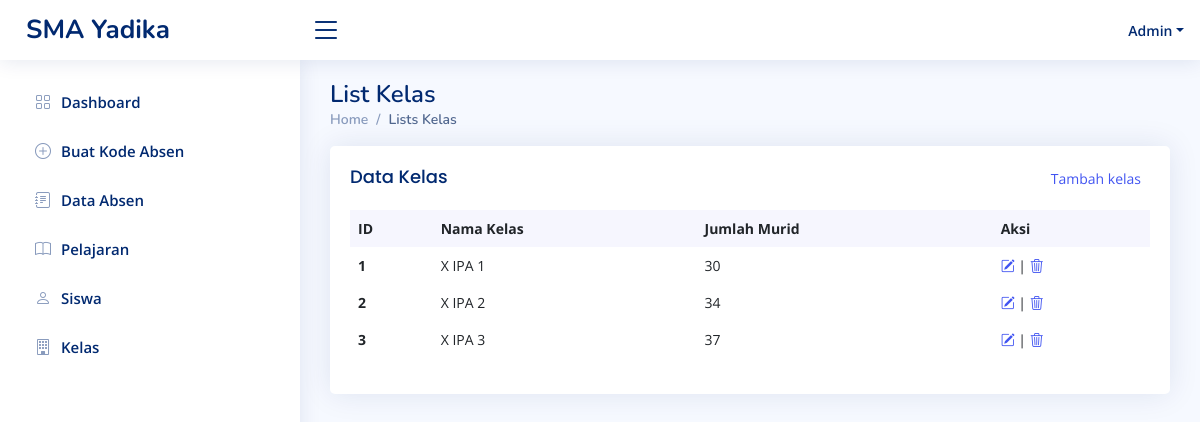
Page /index.php/admin/view_kelas on the committed database.
### tables this page shows
CREATE TABLE `kelas` (
  `id_kelas` int(255) NOT NULL,
  `nama_kelas` varchar(255) NOT NULL,
  `jumlah_murid` int(255) NOT NULL
);

### application/controllers/Admin.php (called while the page is built, shortened)
<?php
class Admin extends CI_Controller {
	public function __construct()
	{
		$this->load->model('akun_model');
		$this->load->model('crud_model');
	}
	public function view_kelas()
	{
		$data['array_kelas'] = $this->crud_model->mengambil_data('kelas');
		$this->load->view('admin_view_kelas',$data);
	}
}

### index.php (called while the page is built, shortened)
<?php
require_once BASEPATH.'core/CodeIgniter.php';

### application/models/Crud_model.php (called while the page is built, shortened)
<?php
class Crud_model extends CI_Model{
	public function mengambil_data($nama_tabel)
	{
		$this->db->select('*');
		$this->db->from($nama_tabel);
		$query = $this->db->get();
		return $query->result();
	}
}

### application/views/admin_view_kelas.php (the view, shortened to what this page needs)
<!DOCTYPE html>
<html lang="en">
<head>
  <link href="<?=base_url()?>css/bootstrap.min.css" rel="stylesheet">
  <link href="<?=base_url()?>css/niceadmin.css" rel="stylesheet">
  <link href="<?=base_url()?>css/bootstrap-icons/bootstrap-icons.css" rel="stylesheet">
  <link href="<?=base_url()?>css/boxicons/css/boxicons.min.css" rel="stylesheet">
  <link href="<?=base_url()?>css/quill/quill.snow.css" rel="stylesheet">
  <link href="<?=base_url()?>css/quill/quill.bubble.css" rel="stylesheet">
  <link href="<?=base_url()?>css/remixicon/remixicon.css" rel="stylesheet">
  <link href="<?=base_url()?>css/simple-datatables/style.css" rel="stylesheet">
</head>
<body>
  <main id="main" class="main">
    <div class="pagetitle">
      <h1>List Kelas</h1>
      <nav>
        <ol class="breadcrumb">
          <li class="breadcrumb-item"><a href="<?=site_url('admin')?>">Home</a></li>
          <li class="breadcrumb-item active">Lists Kelas</li>
        </ol>
      </nav>
    </div>
    <section class="section dashboard">
              <div class="card recent-sales overflow-auto">
                <div class="card-body">
                  <div class="d-flex justify-content-between">
					<h5 class="card-title">Data Kelas</h5>
					<button class="btn btn-sm text-primary"><a href="<?=site_url('admin/add_kelas')?>">Tambah kelas</a></button>
				  </div>
                  <table class="table table-borderless datatable">
                    <thead>
                      <tr>
                        <th scope="col">ID</th>
                        <th scope="col">Nama Kelas</th>
                        <th scope="col">Jumlah Murid</th>
                        <th scope="col">Aksi</th>
                      </tr>
                    </thead>
                    <tbody>
<?php foreach($array_kelas as $kelas): ?>
                      <tr>
                        <th scope="row"><?=$kelas->id_kelas?></th>
                        <td><?=$kelas->nama_kelas?></td>
                        <td><?=$kelas->jumlah_murid?></td>
                        <td><a href="<?=site_url('admin/edit_kelas/'.$kelas->id_kelas)?>"><i class="bi bi-pencil-square"></i></a> | <a href="<?=site_url('admin/hapus_kelas/'.$kelas->id_kelas)?>"><i class="bi bi-trash3"></i></a> </td>
                      </tr>
<?php endforeach; ?>
                    </tbody>
                  </table>
                </div>
              </div>
	</section>
  </main>
</body>
</html>

### css/niceadmin.css (style rules this page uses)
:root { scroll-behavior: smooth; }
body { font-family: "Open Sans", sans-serif; background: #f6f9ff; color: #444444; }
a { color: #4154f1; text-decoration: none; }
h1, h2, h3, h4, h5, h6 { font-family: "Nunito", sans-serif; }
#main { margin-top: 60px; padding: 20px 30px; transition: all 0.3s; }
.pagetitle { margin-bottom: 10px; }
.pagetitle h1 { font-size: 24px; margin-bottom: 0; font-weight: 600; color: #012970; }
.card { margin-bottom: 30px; border: none; border-radius: 5px; box-shadow: 0px 0 30px rgba(1, 41, 112, 0.1); }
.card-title { padding: 20px 0 15px 0; font-size: 18px; font-weight: 500; color: #012970; font-family: "Poppins", sans-serif; }
.card-body { padding: 0 20px 20px 20px; }
.breadcrumb { font-size: 14px; font-family: "Nunito", sans-serif; color: #899bbd; font-weight: 600; }
.breadcrumb a { color: #899bbd; transition: 0.3s; }
.breadcrumb .breadcrumb-item::before { color: #899bbd; }
.breadcrumb .active { color: #51678f; font-weight: 600; }
@media (min-width: 1200px) { #main, #footer { margin-left: 300px; } }
.dashboard .recent-sales { font-size: 14px; }
.dashboard .recent-sales .table thead { background: #f6f6fe; }
.dashboard .recent-sales .table thead th { border: 0; }

### rows in the picture
kelas: id_kelas "1", nama_kelas "X IPA 1", jumlah_murid "30"
kelas: id_kelas "2", nama_kelas "X IPA 2", jumlah_murid "34"
kelas: id_kelas "3", nama_kelas "X IPA 3", jumlah_murid "37"
